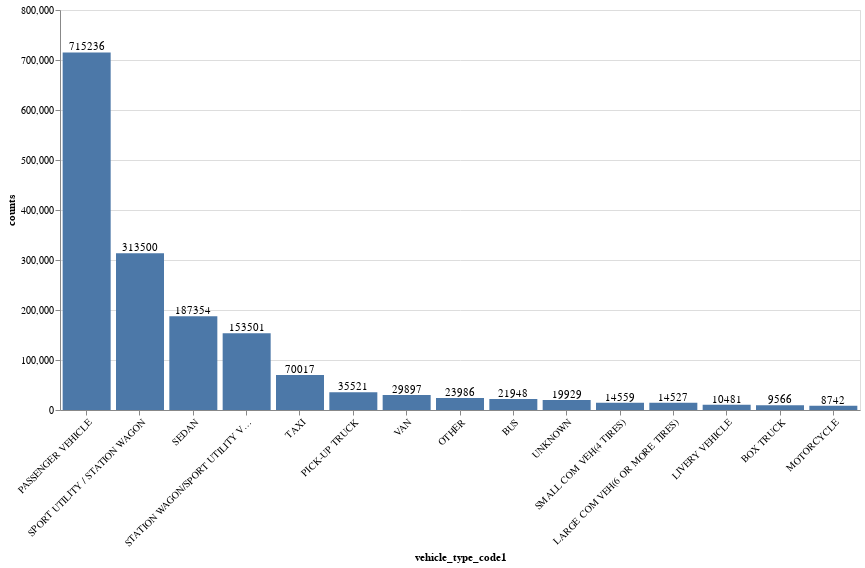

Here is the notebook cell this chart was saved with:
### Code cell
source = data_df.groupby('vehicle_type_code1').size().sort_values(ascending=False).to_frame('counts').reset_index().nlargest(15, 'counts')

bars = alt.Chart().mark_bar().encode(
    x=alt.X('vehicle_type_code1:N', sort='-y', axis=alt.Axis(labelAngle=-45)),
    y=alt.Y('counts:Q'),
)

texts = bars.mark_text(
    align='center',
    baseline='bottom',
).encode(
    text='counts:Q'
)

alt.layer(bars, texts, data=source).properties(
    width=800,
    height=400
)

### Figure 1 — Vega-Lite specification as saved in the notebook (floating-point values rounded to 4 significant figures)
{"config": {"view": {"continuousWidth": 400, "continuousHeight": 300}}, "layer": [{"mark": "bar", "encoding": {"x": {"type": "nominal", "axis": {"labelAngle": -45}, "field": "vehicle_type_code1", "sort": "-y"}, "y": {"type": "quantitative", "field": "counts"}}}, {"mark": {"type": "text", "align": "center", "baseline": "bottom"}, "encoding": {"text": {"type": "quantitative", "field": "counts"}, "x": {"type": "nominal", "axis": {"labelAngle": -45}, "field": "vehicle_type_code1", "sort": "-y"}, "y": {"type": "quantitative", "field": "counts"}}}], "data": {"name": "data-4a931716da4e4fa00aa6d6d53c898552"}, "height": 400, "width": 800, "$schema": "https://vega.github.io/schema/vega-lite/v4.8.1.json", "datasets": {"data-4a931716da4e4fa00aa6d6d53c898552": [{"vehicle_type_code1": "PASSENGER VEHICLE", "counts": 715236}, {"vehicle_type_code1": "SPORT UTILITY / STATION WAGON", "counts": 313500}, {"vehicle_type_code1": "SEDAN", "counts": 187354}, {"vehicle_type_code1": "STATION WAGON/SPORT UTILITY VEHICLE", "counts": 153501}, {"vehicle_type_code1": "TAXI", "counts": 70017}, {"vehicle_type_code1": "PICK-UP TRUCK", "counts": 35521}, {"vehicle_type_code1": "VAN", "counts": 29897}, {"vehicle_type_code1": "OTHER", "counts": 23986}, {"vehicle_type_code1": "BUS", "counts": 21948}, {"vehicle_type_code1": "UNKNOWN", "counts": 19929}, {"vehicle_type_code1": "SMALL COM VEH(4 TIRES) ", "counts": 14559}, {"vehicle_type_code1": "LARGE COM VEH(6 OR MORE TIRES)", "counts": 14527}, {"vehicle_type_code1": "LIVERY VEHICLE", "counts": 10481}, {"vehicle_type_code1": "BOX TRUCK", "counts": 9566}, {"vehicle_type_code1": "MOTORCYCLE", "counts": 8742}]}}
